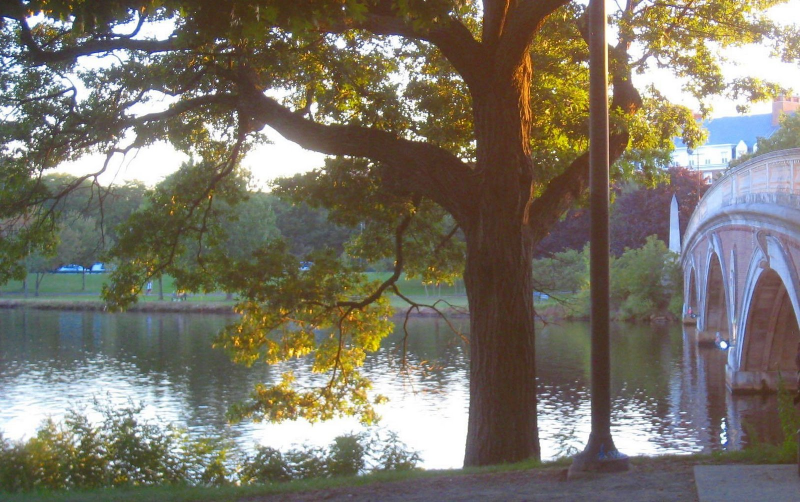
#> input picture testdata/bridge.jpg, 1600 x 1004 px (shown at 1/2 size)
$ python generate.py
#> lines starting #> are read from the running program, lines starting #| are printed output that depends on the picture
# /// script
# requires-python = ">=3.12"
# dependencies = [
#     "threatexchange==1.2.16",
#     "pdqhash==0.2.8",
#     "pillow==12.3.0",
#     "numpy==2.5.3",
# ]
# ///
"""Regenerate the HMA cross-validation fixture.

Writes one small image per format and mode into this directory and records the
hash and quality python-threatexchange computes for each in hashes.json.

    uv run testdata/hma/generate.py
"""

import importlib.metadata
import io
import json
import struct
from pathlib import Path

import numpy as np
from PIL import Image
from threatexchange.signal_type.pdq.pdq_hasher import pdq_from_file

HERE = Path(__file__).parent

# Decoded with a different JPEG or WebP decoder than Pillow's, so these can
# land a few bits off rather than exact.
LOSSY = {
    "jpg-420",
    "jpg-422",
    "jpg-444",
    "jpg-progressive",
    "jpg-grey",
    "jpg-cmyk",
    "webp-lossy",
    "webp-lossy-alpha",
}


def sources() -> dict[str, Image.Image]:
    photo = Image.open(HERE.parent / "bridge.jpg").convert("RGB")
#> photo is the input picture: PIL image 1600x1004 RGB; mean R, G, B 122.7, 117.6, 104.8
    photo = photo.resize(
        (192, photo.height * 192 // photo.width), Image.Resampling.LANCZOS
    )
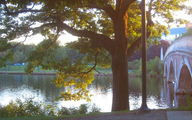
#> photo: PIL image 192x120 RGB; mean R, G, B 122.6, 117.6, 104.8
    rng = np.random.default_rng(7)
    y, x = np.mgrid[0:120, 0:160]
    synth = np.stack(
        [
            (x * 255 // 159),
            (y * 255 // 119),
            ((np.sin(x / 7.0) * np.cos(y / 5.0) + 1) * 127.5).astype(int),
        ],
        axis=2,
    )
    synth = np.clip(synth + rng.integers(-20, 21, synth.shape), 0, 255).astype(np.uint8)
    return {"photo": photo, "synth": Image.fromarray(synth, "RGB")}


def patched_gif(
    frame: Image.Image,
    screen: tuple[int, int],
    at: tuple[int, int] = (0, 0),
    transparent: int | None = None,
) -> bytes:
    """A one-frame GIF with its logical screen, the frame's position and,
    optionally, the transparent index in its graphic control extension
    rewritten."""
    buf = io.BytesIO()
    if transparent is None:
        frame.save(buf, "gif")
    else:
        # Unoptimized, so an unused index 0 keeps its GCE.
        frame.save(buf, "gif", transparency=0, optimize=False)
    data = bytearray(buf.getvalue())
    struct.pack_into("<HH", data, 6, *screen)
    flags = data[10]
    pos = 13 + (3 * 2 ** ((flags & 7) + 1) if flags & 0x80 else 0)
    patched = False
    while data[pos] == 0x21:  # extension blocks
        if data[pos + 1] == 0xF9 and transparent is not None:
            data[pos + 6] = transparent
            patched = True
        pos += 2
        while data[pos]:
            pos += data[pos] + 1
        pos += 1
    if data[pos] != 0x2C:
        raise ValueError("image descriptor not found")
    if transparent is not None and not patched:
        raise ValueError("no graphic control extension to set transparency in")
    struct.pack_into("<HH", data, pos + 1, *at)
    return bytes(data)


def associated_alpha_tiff(rgba: Image.Image) -> bytes:
    """An uncompressed RGBA TIFF with premultiplied samples (ExtraSamples=1)."""
    w, h = rgba.size
    px = np.asarray(rgba).astype(np.uint32)
    px[..., :3] = px[..., :3] * px[..., 3:4] // 255
    pixels = px.astype(np.uint8).tobytes()
    tags = [  # tag, type, count, value; type 3 = SHORT, 4 = LONG
        (256, 4, 1, w),
        (257, 4, 1, h),
        (258, 3, 4, None),  # BitsPerSample, stored after the IFD
        (259, 3, 1, 1),
        (262, 3, 1, 2),
        (273, 4, 1, None),  # StripOffsets, the pixel data
        (277, 3, 1, 4),
        (278, 4, 1, h),
        (279, 4, 1, len(pixels)),
        (284, 3, 1, 1),
        (338, 3, 1, 1),  # ExtraSamples: associated alpha
    ]
    ifd_size = 2 + 12 * len(tags) + 4
    bits_at = 8 + ifd_size
    pixels_at = bits_at + 8
    out = bytearray(b"II*\x00" + struct.pack("<I", 8) + struct.pack("<H", len(tags)))
    for tag, typ, count, value in tags:
        if tag == 258:
            value = bits_at
        elif tag == 273:
            value = pixels_at
        if typ == 3 and count == 1:
            out += struct.pack("<HHIHH", tag, typ, count, value, 0)
        else:
            out += struct.pack("<HHII", tag, typ, count, value)
    out += struct.pack("<I", 0)
    out += struct.pack("<4H", 8, 8, 8, 8)
    out += pixels
    return bytes(out)


def variants(rgb: Image.Image) -> dict[str, tuple[Image.Image | bytes, str, dict]]:
    w, h = rgb.size
#> w = 192; h = 120
    alpha = Image.fromarray(
        np.tile(np.linspace(0, 255, w, dtype=np.uint8), (h, 1)), "L"
    )
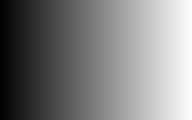
#> alpha: PIL image 192x120 L; min 0, max 255, mean 127
    rgba = rgb.copy()
    rgba.putalpha(alpha)
    grey_alpha = rgb.convert("L")
    grey_alpha.putalpha(alpha)
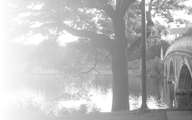
#> grey_alpha: PIL image 192x120 LA; mean R, G, B, A 117.6, 117.6, 117.6, 127; transparent parts drawn white
    palette = rgb.convert("P", palette=Image.Palette.ADAPTIVE, colors=256)
    grey16 = Image.fromarray(np.asarray(rgb.convert("L")).astype(np.uint16) * 257)
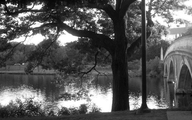
#> grey16: PIL image 192x120 I;16; min 10537, max 65535, mean 30227.9; drawn with min black and max white
    small = palette.crop((0, 0, w * 3 // 4, h * 3 // 4))
    small16 = rgb.convert("P", palette=Image.Palette.ADAPTIVE, colors=16).crop(
        (0, 0, w * 3 // 4, h * 3 // 4)
    )
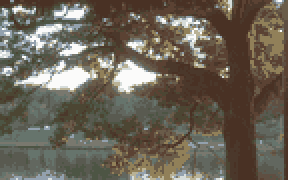
#> small16: PIL image 144x90 P (shown 2 times larger); mean R, G, B 106.8, 99.1, 86.1
    bilevel = rgb.convert("1")
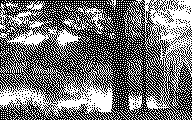
#> bilevel: PIL image 192x120 1; 45.9% white in thin lines or dots
    return {
        "jpg-420": (rgb, "jpg", {"quality": 90, "subsampling": 2}),
        "jpg-422": (rgb, "jpg", {"quality": 90, "subsampling": 1}),
        "jpg-444": (rgb, "jpg", {"quality": 90, "subsampling": 0}),
        "jpg-progressive": (rgb, "jpg", {"quality": 90, "progressive": True}),
        "jpg-grey": (rgb.convert("L"), "jpg", {"quality": 90}),
        "jpg-cmyk": (rgb.convert("CMYK"), "jpg", {"quality": 90}),
        "png-rgb": (rgb, "png", {}),
        "png-rgba": (rgba, "png", {}),
        "png-grey": (rgb.convert("L"), "png", {}),
        "png-grey-alpha": (grey_alpha, "png", {}),
        "png-palette": (palette, "png", {}),
        "png-palette-16": (
            rgb.convert("P", palette=Image.Palette.ADAPTIVE, colors=16),
            "png",
            {"bits": 4},
        ),
        "png-palette-trns": (palette, "png", {"transparency": 0}),
        "png-grey16": (grey16, "png", {}),
        "png-grey16-trns": (grey16, "png", {"transparency": 0}),
        "png-1bit": (bilevel, "png", {}),
        "png-1bit-trns": (bilevel, "png", {"transparency": 0}),
        "gif": (palette, "gif", {}),
        "gif-offset-frame": (
            patched_gif(small, (w, h), (w // 8, h // 8)),
            "gif",
            {},
        ),
        "gif-offset-transparent": (
            patched_gif(small, (w, h), (w // 8, h // 8), transparent=37),
            "gif",
            {},
        ),
        # A 16-colour palette with transparent index 200, past its end.
        "gif-transparent-past-palette": (
            patched_gif(small16, (w, h), (w // 8, h // 8), transparent=200),
            "gif",
            {},
        ),
        # A full-size frame on a screen declared half as large.
        "gif-frame-overruns-screen": (
            patched_gif(palette, (w // 2, h // 2)),
            "gif",
            {},
        ),
        "webp-lossless": (rgb, "webp", {"lossless": True}),
        "webp-alpha": (rgba, "webp", {"lossless": True}),
        "webp-lossy": (rgb, "webp", {"quality": 90}),
        "webp-lossy-alpha": (rgba, "webp", {"quality": 90}),
        "bmp": (rgb, "bmp", {}),
        "tiff-rgb": (rgb, "tiff", {}),
        "tiff-rgba": (rgba, "tiff", {}),
        "tiff-rgba-associated": (associated_alpha_tiff(rgba), "tiff", {}),
        "tiff-palette": (palette, "tiff", {}),
        "tiff-1bit": (bilevel, "tiff", {}),
        "tiff-1bit-g4": (bilevel, "tiff", {"compression": "group4"}),
    }
#> in associated_alpha_tiff, `px[..., :3] = px[..., :3] * px[..., 3:4] // 255`:
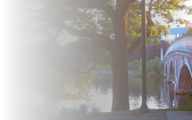
#> px: shape (120, 192, 4) uint32; mean R, G, B, A 62.3, 58.3, 52.7, 127; transparent parts drawn white
#> in associated_alpha_tiff, `ifd_size = 2 + 12 * len(tags) + 4`: ifd_size = 138
#> in associated_alpha_tiff, `bits_at = 8 + ifd_size`: bits_at = 146
#> in associated_alpha_tiff, `pixels_at = bits_at + 8`: pixels_at = 154
#> the loop in associated_alpha_tiff, `for tag, typ, count, value in tags:` made 11 passes
#> (tag, typ, count) on passes 1 to 11: (256, 4, 1), (257, 4, 1), (258, 3, 4), (259, 3, 1), (262, 3, 1), (273, 4, 1), (277, 3, 1), (278, 4, 1), (279, 4, 1), (284, 3, 1), (338, 3, 1)


def main() -> None:
    cases = []
    for source, rgb in sources().items():
        for kind, (img, ext, kw) in variants(rgb).items():
            name = f"{source}-{kind}.{ext}"
#> name = 'photo-jpg-420.jpg'
            if isinstance(img, bytes):
                (HERE / name).write_bytes(img)
            else:
                img.save(HERE / name, **kw)
            pdq_hex, quality = pdq_from_file(HERE / name)
            cases.append(
                {
                    "file": name,
                    "mode": Image.open(HERE / name).mode,
                    "hash_hex": pdq_hex,
                    "quality": quality,
                    "lossy": kind in LOSSY,
                }
            )
    versions = {
        p: importlib.metadata.version(p)
        for p in ("threatexchange", "pdqhash", "pillow", "numpy")
    }
    (HERE / "hashes.json").write_text(
        json.dumps({"generated_with": versions, "cases": cases}, indent=1) + "\n"
    )


if __name__ == "__main__":
    main()
#> (the call stopped at in main, `pdq_hex, quality = pdq_from_file(HERE / name)`: threatexchange is not available in this run)
